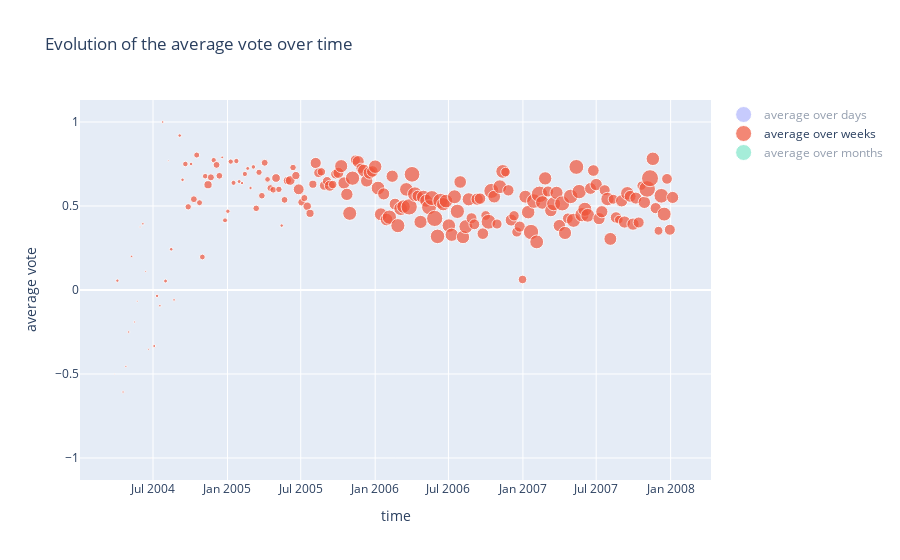

Write notebook code for a chart like this one.
### Code cell
#import plotly.express as px
fig = go.Figure()

fig.add_trace(go.Scatter(
    x= sign_avg_day.index,
    y= sign_avg_day['vote'],
    name="average over days",
    marker_size=sign_avg_day['count'],
    visible = 'legendonly',
    hovertemplate =
    '<br><b>Date </b>: %{x}'+
    '<br><b>Average vote </b>: %{y:.2f}'+
    '<br><b>Number of votes </b>: %{marker_size}<br>'
))


fig.add_trace(go.Scatter(
    x= sign_avg_week.index,
    y= sign_avg_week['vote'],
    name="average over weeks",
    marker_size=sign_avg_week['count'],
    hovertemplate =
    '<br><b>Date </b>: %{x}'+
    '<br><b>Average vote </b>: %{y:.2f}'+
    '<br><b>Number of votes </b>: %{marker_size}<br>'
))


fig.add_trace(go.Scatter(
    x= sign_avg_month.index,
    y= sign_avg_month['vote'],
    name="average over months",
    marker_size=sign_avg_month['count'],
    visible = 'legendonly',
    hovertemplate =
    '<br><b>Date </b>: %{x}'+
    '<br><b>Average vote </b>: %{y:.2f}'+
    '<br><b>Number of votes </b>: %{marker_size}<br>'
))


fig.update_layout(
    title="Evolution of the average vote over time",
    xaxis_title="time",
    yaxis_title="average vote")

fig.update_traces(
    mode='markers',
    marker={'sizemode':'area',
            'sizeref':10})
fig.show()

### Figure 1 — Plotly figure (JSON) as saved in the notebook; plotly's stock layout.template omitted (floating-point values rounded to 4 significant figures; data arrays with more than 128 entries replaced by an {"elided": "..."} marker saying what was removed)
{"data": [{"hovertemplate": "<br><b>Date </b>: %{x}<br><b>Average vote </b>: %{y:.2f}<br><b>Number of votes </b>: %{marker_size}<br>", "marker": {"size": {"elided": "1380 int values"}, "sizemode": "area", "sizeref": 10}, "mode": "markers", "name": "average over days", "type": "scatter", "visible": "legendonly", "x": {"elided": "1380 str values"}, "y": {"elided": "1380 float values"}}, {"hovertemplate": "<br><b>Date </b>: %{x}<br><b>Average vote </b>: %{y:.2f}<br><b>Number of votes </b>: %{marker_size}<br>", "marker": {"size": {"elided": "198 int values"}, "sizemode": "area", "sizeref": 10}, "mode": "markers", "name": "average over weeks", "type": "scatter", "x": {"elided": "198 str values"}, "y": {"elided": "198 float values"}}, {"hovertemplate": "<br><b>Date </b>: %{x}<br><b>Average vote </b>: %{y:.2f}<br><b>Number of votes </b>: %{marker_size}<br>", "marker": {"size": [47, 80, 98, 67, 238, 141, 512, 776, 919, 666, 523, 324, 868, 1022, 1078, 1646, 1386, 2050, 2146, 3755, 2780, 3662, 3712, 3483, 4648, 3990, 4953, 4084, 4124, 3511, 2753, 3921, 3169, 2354, 4353, 4118, 3617, 3843, 4527, 3463, 3455, 2637, 3268, 3101, 4034, 3480, 647], "sizemode": "area", "sizeref": 10}, "mode": "markers", "name": "average over months", "type": "scatter", "visible": "legendonly", "x": ["2004-03-31T00:00:00", "2004-04-30T00:00:00", "2004-05-31T00:00:00", "2004-06-30T00:00:00", "2004-07-31T00:00:00", "2004-08-31T00:00:00", "2004-09-30T00:00:00", "2004-10-31T00:00:00", "2004-11-30T00:00:00", "2004-12-31T00:00:00", "2005-01-31T00:00:00", "2005-02-28T00:00:00", "2005-03-31T00:00:00", "2005-04-30T00:00:00", "2005-05-31T00:00:00", "2005-06-30T00:00:00", "2005-07-31T00:00:00", "2005-08-31T00:00:00", "2005-09-30T00:00:00", "2005-10-31T00:00:00", "2005-11-30T00:00:00", "2005-12-31T00:00:00", "2006-01-31T00:00:00", "2006-02-28T00:00:00", "2006-03-31T00:00:00", "2006-04-30T00:00:00", "2006-05-31T00:00:00", "2006-06-30T00:00:00", "2006-07-31T00:00:00", "2006-08-31T00:00:00", "2006-09-30T00:00:00", "2006-10-31T00:00:00", "2006-11-30T00:00:00", "2006-12-31T00:00:00", "2007-01-31T00:00:00", "2007-02-28T00:00:00", "2007-03-31T00:00:00", "2007-04-30T00:00:00", "2007-05-31T00:00:00", "2007-06-30T00:00:00", "2007-07-31T00:00:00", "2007-08-31T00:00:00", "2007-09-30T00:00:00", "2007-10-31T00:00:00", "2007-11-30T00:00:00", "2007-12-31T00:00:00", "2008-01-31T00:00:00"], "y": [-0.02128, -0.5, 0.1939, 0, 0.07983, 0.3475, 0.6484, 0.5271, 0.6757, 0.6201, 0.7055, 0.7006, 0.6244, 0.6252, 0.628, 0.6434, 0.5137, 0.6932, 0.6468, 0.612, 0.7234, 0.6972, 0.521, 0.4875, 0.5456, 0.5446, 0.4765, 0.4865, 0.467, 0.4264, 0.4511, 0.5024, 0.6302, 0.3352, 0.4367, 0.5549, 0.4963, 0.4809, 0.5372, 0.5824, 0.4767, 0.4566, 0.4816, 0.5334, 0.6239, 0.4986, 0.6182]}], "layout": {"autosize": true, "title": {"text": "Evolution of the average vote over time"}, "xaxis": {"autorange": true, "range": ["2004-01-03 05:44:03.5331", "2008-04-08 10:48:38.9217"], "title": {"text": "time"}, "type": "date"}, "yaxis": {"autorange": true, "range": [-1.139, 1.139], "title": {"text": "average vote"}, "type": "linear"}}}
